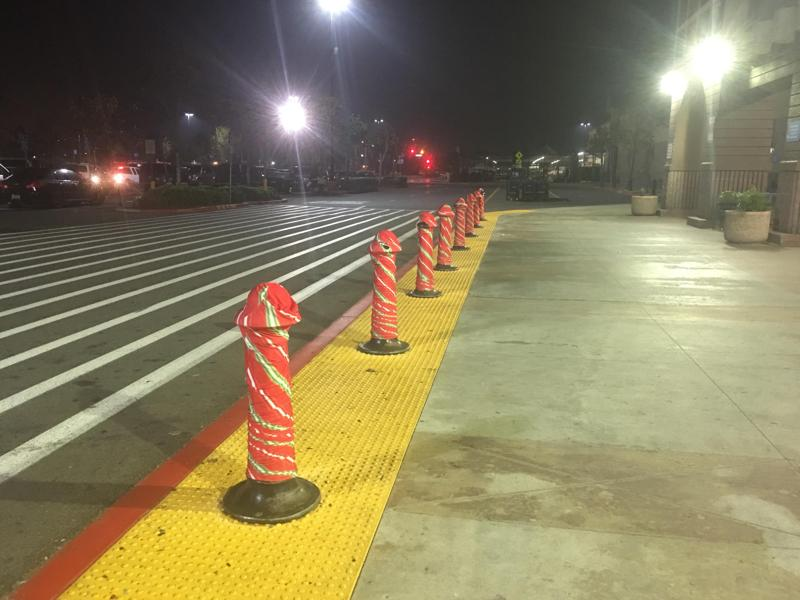
#> input picture image/onnx/app/data/000fde484246658c231b69c4a6b32f2eea4eceb00347c98c100cff15c663b302.jpg, 800 x 600 px
$ python -i _image.py   (imports and definitions only)
#> lines starting #> are read from the running program, lines starting #| are printed output that depends on the picture
#> further down, picture is the input picture: PIL image 800x600 RGB; mean R, G, B 137.4, 127.2, 93.5
"""
Image utilities.
"""
import io
from enum import auto, Enum

import numpy as np
import skimage.io  # type: ignore
from PIL import Image  # type: ignore

from ._typing import NDFloat32Array


class Preprocessing(Enum):
    YAHOO = auto()
    SIMPLE = auto()


def preprocess_image(
    pil_image: Image, preprocessing: Preprocessing = Preprocessing.YAHOO
) -> NDFloat32Array:
    """
    Preprocessing for the pre-trained Open NSFW model weights.

    References:
    https://github.com/mdietrichstein/tensorflow-open_nsfw
    """
    if pil_image.mode != "RGB":
        pil_image = pil_image.convert("RGB")

    if preprocessing == Preprocessing.YAHOO:
        pil_image_resized = pil_image.resize(
            (256, 256), resample=Image.BILINEAR  # pylint: disable=no-member
        )
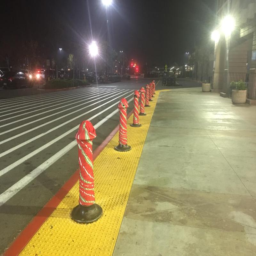
#> pil_image_resized: PIL image 256x256 RGB; mean R, G, B 137.4, 127.2, 93.5

        fh_im = io.BytesIO()
        pil_image_resized.save(fh_im, format="JPEG")
        fh_im.seek(0)

        image: NDFloat32Array = skimage.io.imread(fh_im, as_gray=False).astype(
            np.float32
        )

        height, width, _ = image.shape
#> height = 256; width = 256
        h, w = (224, 224)

        h_off = max((height - h) // 2, 0)
#> h_off = 16
        w_off = max((width - w) // 2, 0)
#> w_off = 16
        image = image[h_off : h_off + h, w_off : w_off + w, :]
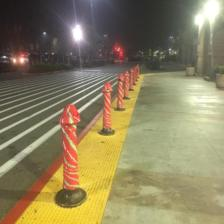
#> image: shape (224, 224, 3) float32; mean R, G, B 140, 129, 95

    elif preprocessing == Preprocessing.SIMPLE:
        pil_image_resized = pil_image.resize(
            (224, 224), resample=Image.BILINEAR  # pylint: disable=no-member
        )
        image = np.array(pil_image_resized).astype(np.float32)

    else:
        raise ValueError("Invalid preprocessing option.")

    # RGB to BGR
    image = image[:, :, ::-1]

    # Subtract the training dataset mean value of each channel.
    vgg_mean = [104, 117, 123]
    image = image - np.array(vgg_mean, dtype=np.float32)

    return image

>>> from PIL import Image
>>> picture = Image.open('../data/000fde484246658c231b69c4a6b32f2eea4eceb00347c98c100cff15c663b302.jpg')
>>> result = preprocess_image(picture)
